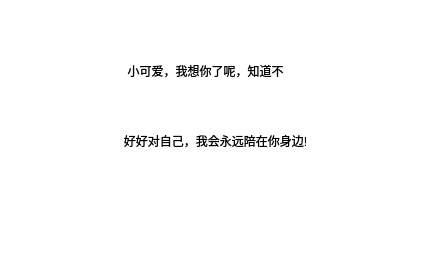
<?xml version="1.0" encoding="UTF-8"?>
<ui version="4.0">
 <class>MyDialog</class>
 <widget class="QDialog" name="MyDialog">
  <property name="geometry">
   <rect>
    <x>0</x>
    <y>0</y>
    <width>430</width>
    <height>280</height>
   </rect>
  </property>
  <property name="windowTitle">
   <string>Dialog</string>
  </property>
  <property name="styleSheet">
   <string notr="true">background-color: rgba(255, 255, 255, 50);</string>
  </property>
  <widget class="QLabel" name="label">
   <property name="geometry">
    <rect>
     <x>60</x>
     <y>50</y>
     <width>291</width>
     <height>41</height>
    </rect>
   </property>
   <property name="styleSheet">
    <string notr="true">font: 12pt &quot;Agency FB&quot;;
background-color: rgba(255, 255, 255, 0);</string>
   </property>
   <property name="text">
    <string> 小可爱，我想你了呢，知道不 </string>
   </property>
   <property name="alignment">
    <set>Qt::AlignCenter</set>
   </property>
  </widget>
  <widget class="QLabel" name="label_2">
   <property name="geometry">
    <rect>
     <x>20</x>
     <y>120</y>
     <width>391</width>
     <height>41</height>
    </rect>
   </property>
   <property name="styleSheet">
    <string notr="true">font: 14pt &quot;微软雅黑&quot;;
background-color: rgba(255, 255, 255, 0);</string>
   </property>
   <property name="text">
    <string> 好好对自己，我会永远陪在你身边! </string>
   </property>
   <property name="alignment">
    <set>Qt::AlignCenter</set>
   </property>
  </widget>
 </widget>
 <resources/>
 <connections/>
</ui>
